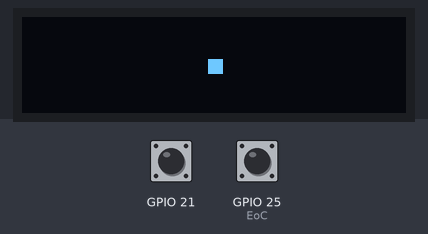
This program was run on a simulated Raspberry Pi (BCM pin numbers). Parts: 128×32 one-colour display. The inputs (shaded band) are chosen by the test bench; at power-on: GPIO 21 HIGH, GPIO 25 (EoC) HIGH.

Above: at 0.2 s.

The program:

TB_Joystick.py
```python
import time

import Adafruit_GPIO.SPI as SPI
import Adafruit_SSD1306
import Adafruit_DHT

from PIL import Image
from PIL import ImageDraw
from PIL import ImageFont


import subprocess


import RPi.GPIO as GPIO
from CL_TLC1543 import RPS_TLC1543

# Raspberry Pi pin configuration:
RST = None     # on the PiOLED this pin isnt used
# Note the following are only used with SPI:
DC = 23
SPI_PORT = 0
SPI_DEVICE = 0

# Beaglebone Black pin configuration:
# RST = 'P9_12'
# Note the following are only used with SPI:
# DC = 'P9_15'
# SPI_PORT = 1
# SPI_DEVICE = 0

# 128x32 display with hardware I2C:
disp = Adafruit_SSD1306.SSD1306_128_32(rst=RST)

# 128x64 display with hardware I2C:
# disp = Adafruit_SSD1306.SSD1306_128_64(rst=RST)

# Note you can change the I2C address by passing an i2c_address parameter like:
# disp = Adafruit_SSD1306.SSD1306_128_64(rst=RST, i2c_address=0x3C)

# Alternatively you can specify an explicit I2C bus number, for example
# with the 128x32 display you would use:
# disp = Adafruit_SSD1306.SSD1306_128_32(rst=RST, i2c_bus=2)

# 128x32 display with hardware SPI:
# disp = Adafruit_SSD1306.SSD1306_128_32(rst=RST, dc=DC, spi=SPI.SpiDev(SPI_PORT, SPI_DEVICE, max_speed_hz=8000000))

# 128x64 display with hardware SPI:
# disp = Adafruit_SSD1306.SSD1306_128_64(rst=RST, dc=DC, spi=SPI.SpiDev(SPI_PORT, SPI_DEVICE, max_speed_hz=8000000))

# Alternatively you can specify a software SPI implementation by providing
# digital GPIO pin numbers for all the required display pins.  For example
# on a Raspberry Pi with the 128x32 display you might use:
# disp = Adafruit_SSD1306.SSD1306_128_32(rst=RST, dc=DC, sclk=18, din=25, cs=22)

# Initialize library.
disp.begin()

# Clear display.
disp.clear()
disp.display()

# Create blank image for drawing.
# Make sure to create image with mode '1' for 1-bit color.
width = disp.width
height = disp.height
image = Image.new('1', (width, height))

# Get drawing object to draw on image.
draw = ImageDraw.Draw(image)

# Draw a black filled box to clear the image.
draw.rectangle((0,0,width,height), outline=0, fill=0)

# Draw some shapes.
# First define some constants to allow easy resizing of shapes.
padding = -2
top = padding
bottom = height-padding
# Move left to right keeping track of the current x position for drawing shapes.
x = 0


# Load default font.
#font = ImageFont.load_default()

Clock = 16
Address = 20
DataOut = 21
Chipselect = 12
EoC = 25
GPIO.setmode(GPIO.BCM)

ADC = RPS_TLC1543(Clock,Address,DataOut,Chipselect,EoC)
size = 3

while True:

    # Draw a black filled box to clear the image.
    draw.rectangle((0,0,width,height), outline=0, fill=0)


    ADC.UpdateAllAdcChannels()
    try:
        x = ADC.GetAdcRawData()[6]/1024*width
        y = ADC.GetAdcRawData()[7]/1024*height
    except Exception:
        x = 0.5*width
        y = 0.5*height


    draw.rectangle((x-size,y-size,x+size,y+size), outline=0, fill=255)
    #print(x,y)


    # Display image.
    disp.image(image)
    disp.display()
    #time.sleep(.1)
```

CL_TLC1543.py
```python
#!/usr/bin/python
# -*- coding:utf-8 -*-
import RPi.GPIO as GPIO
import time

class RPS_TLC1543:
	def __init__(self, clock, address, dataOut, chipselect, endOfConvertion):
		self.clock = clock
		self.address = address
		self.dataOut = dataOut
		self.cs = chipselect
		self.EoC = endOfConvertion
		GPIO.setmode(GPIO.BCM)
		GPIO.setwarnings(True)

		GPIO.setup(self.clock,GPIO.OUT)
		GPIO.setup(self.address,GPIO.OUT)
		GPIO.setup(self.dataOut,GPIO.IN,GPIO.PUD_UP)
		GPIO.setup(self.cs,GPIO.OUT)
		GPIO.setup(self.EoC,GPIO.IN,GPIO.PUD_UP)

		GPIO.output(self.address,GPIO.LOW)
		GPIO.output(self.clock,GPIO.LOW)
		GPIO.output(self.cs,GPIO.HIGH)


		self.data = []
		self.counter = 0

	def GetNumOfMeasurement(self):
		return self.counter

	def GetAdcRawData(self):
		return self.data

	def UpdateAllAdcChannels(self):
		GPIO.output(self.clock,GPIO.LOW)
		GPIO.output(self.cs,GPIO.LOW)
		#time.sleep(0.001)
		adcData = []
	#init with first Adress start at 0
		for i in range(0,16):
			GPIO.output(self.address,GPIO.LOW)
			GPIO.output(self.clock,GPIO.HIGH)
			GPIO.output(self.clock,GPIO.LOW)
			#pprint.pprint("adress0:" + str(i))
		for channel in range (1,15):
			#pprint.pprint("Channel:" + str(channel))
			#time.sleep(0.01)
			sleepcount = 0
			while not GPIO.input(self.EoC):
				#time.sleep(0.001)
				sleepcount += 1
			#print(sleepcount)

			#time.sleep(0.00005)
			GPIO.output(self.cs,GPIO.LOW)
			#time.sleep(0.00005)
			value = 0
			for i in range(1,11):
				#pprint.pprint("Get:" + str(i))
				if i <=4:
					if((channel >> (4 - i)) & 0x01):
						GPIO.output(self.address,GPIO.HIGH)
					else:
						GPIO.output(self.address,GPIO.LOW)
					GPIO.output(self.clock,GPIO.HIGH)
					value <<= 1
					if(GPIO.input(self.dataOut)):
						value |= 0x01
					GPIO.output(self.clock,GPIO.LOW)
					GPIO.output(self.clock,GPIO.LOW)
				if (i >4) and (i <=10):
					GPIO.output(self.clock,GPIO.HIGH)
					value <<= 1
					if(GPIO.input(self.dataOut)):
						value |= 0x01
					GPIO.output(self.clock,GPIO.LOW)
				if i>10:
					GPIO.output(self.cs,GPIO.HIGH)
					GPIO.output(self.clock,GPIO.HIGH)
					GPIO.output(self.clock,GPIO.LOW)
			#adcData.append([channel-1,value])
			adcData.append(value)


		# Check if Data is transieved correctly
		#if (adcData[11][1] == 512 and adcData[12][1] == 0 and adcData[13][1] == 1023):
		if (adcData[11] == 512 and adcData[12] == 0 and adcData[13] == 1023):
			#print("Data OK")
			try:
				adcData.pop(13)
				adcData.pop(12)
				adcData.pop(11)
				#self.data.clear()
				self.data = adcData
				self.counter = self.counter + 1
			except:
				pass
		else:
			#print("Data corrupted")
			#pprint.pprint(self.counter)
			self.counter =  self.counter - 1
			adcData.clear()

		GPIO.output(self.cs,GPIO.HIGH)

	def __del__(self):
		GPIO.cleanup()
```
